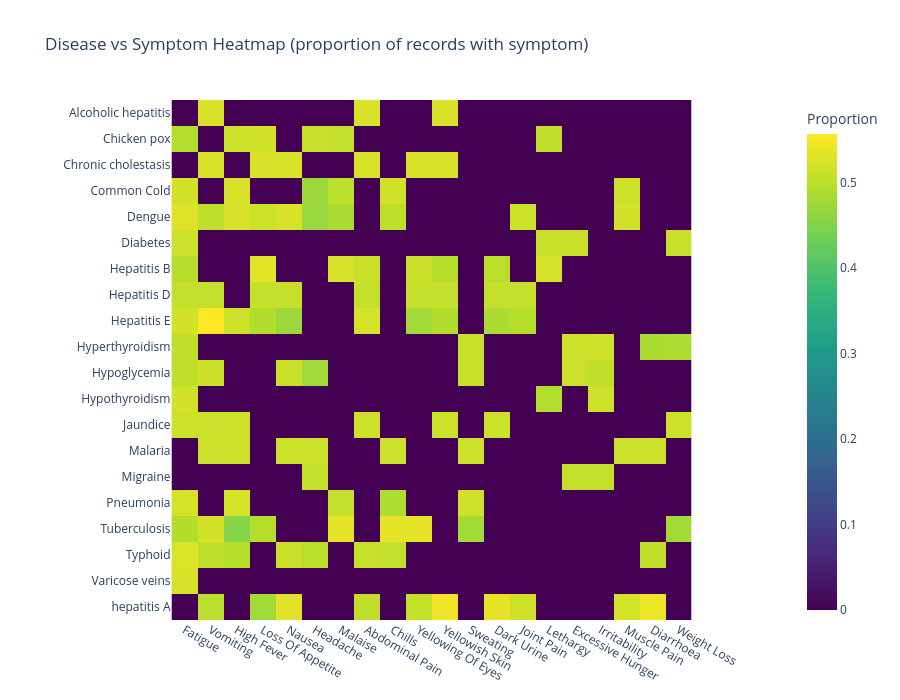

This figure's notebook cell:
### Markdown cell above
## Disease vs Symptom Heatmap

### Code cell
eda_charts.disease_symptom_heatmap(df)

### Figure 1 — Plotly figure (JSON) as saved in the notebook; plotly's stock layout.template omitted (floating-point values rounded to 4 significant figures; data arrays with more than 128 entries replaced by an {"elided": "..."} marker saying what was removed)
{"data": [{"coloraxis": "coloraxis", "hovertemplate": "x: %{x}<br>y: %{y}<br>Proportion: %{z}<extra></extra>", "name": "0", "type": "heatmap", "x": ["Fatigue", "Vomiting", "High Fever", "Loss Of Appetite", "Nausea", "Headache", "Malaise", "Abdominal Pain", "Chills", "Yellowing Of Eyes", "Yellowish Skin", "Sweating", "Dark Urine", "Joint Pain", "Lethargy", "Excessive Hunger", "Irritability", "Muscle Pain", "Diarrhoea", "Weight Loss"], "xaxis": "x", "y": ["Alcoholic hepatitis", "Chicken pox", "Chronic cholestasis", "Common Cold", "Dengue", "Diabetes", "Hepatitis B", "Hepatitis D", "Hepatitis E", "Hyperthyroidism", "Hypoglycemia", "Hypothyroidism", "Jaundice", "Malaria", "Migraine", "Pneumonia", "Tuberculosis", "Typhoid", "Varicose veins", "hepatitis A"], "yaxis": "y", "z": {"elided": "20x20 float values"}}], "layout": {"coloraxis": {"autocolorscale": false, "colorbar": {"title": {"text": "Proportion"}}, "colorscale": [[0.0, "#440154"], [0.1111, "#482878"], [0.2222, "#3e4989"], [0.3333, "#31688e"], [0.4444, "#26828e"], [0.5556, "#1f9e89"], [0.6667, "#35b779"], [0.7778, "#6ece58"], [0.8889, "#b5de2b"], [1.0, "#fde725"]]}, "height": 700, "title": {"text": "Disease vs Symptom Heatmap (proportion of records with symptom)"}, "xaxis": {"anchor": "y", "constrain": "domain", "domain": [0.0, 1.0], "scaleanchor": "y"}, "yaxis": {"anchor": "x", "autorange": "reversed", "constrain": "domain", "domain": [0.0, 1.0]}}}
